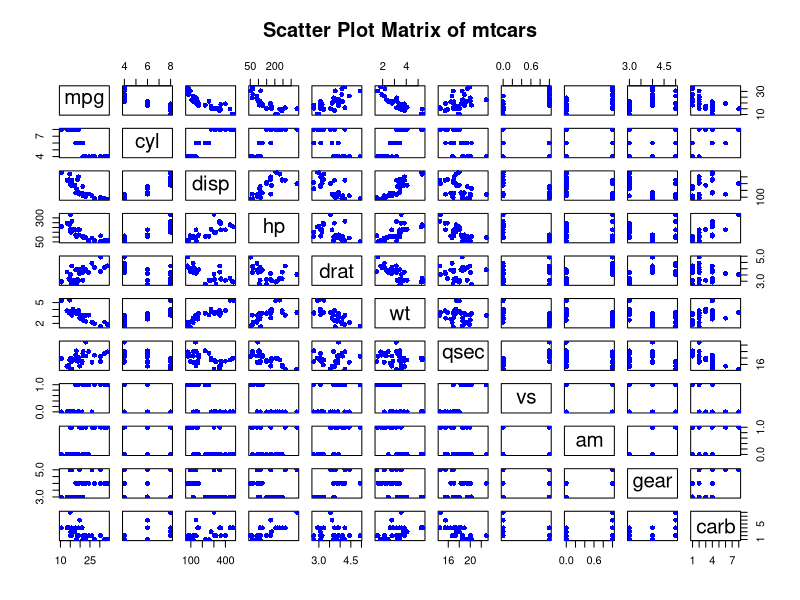
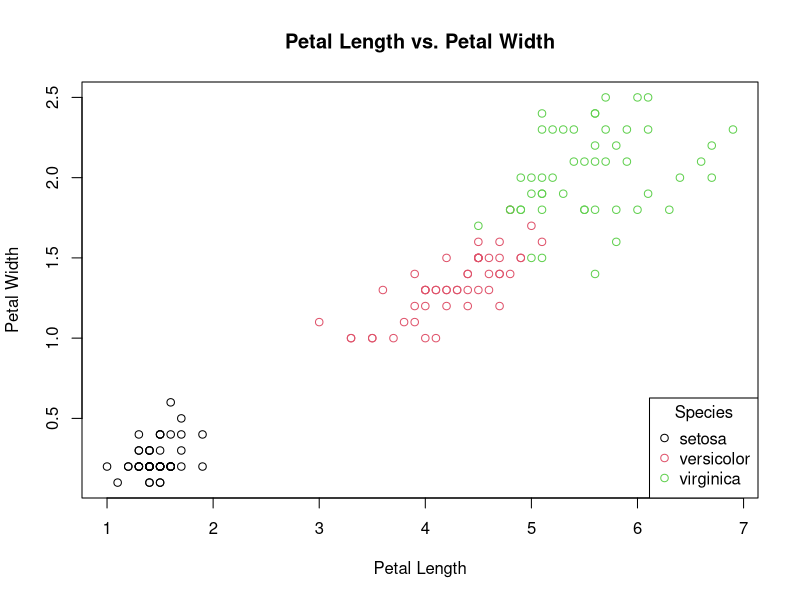
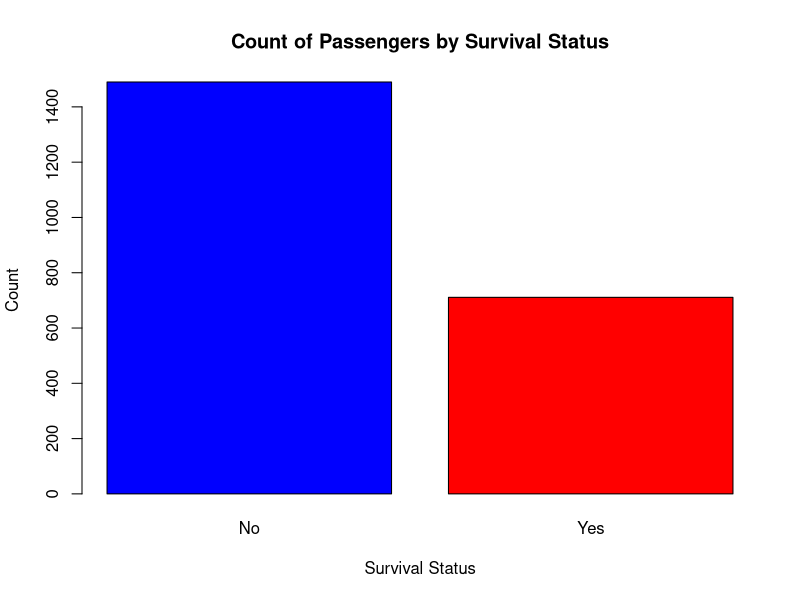
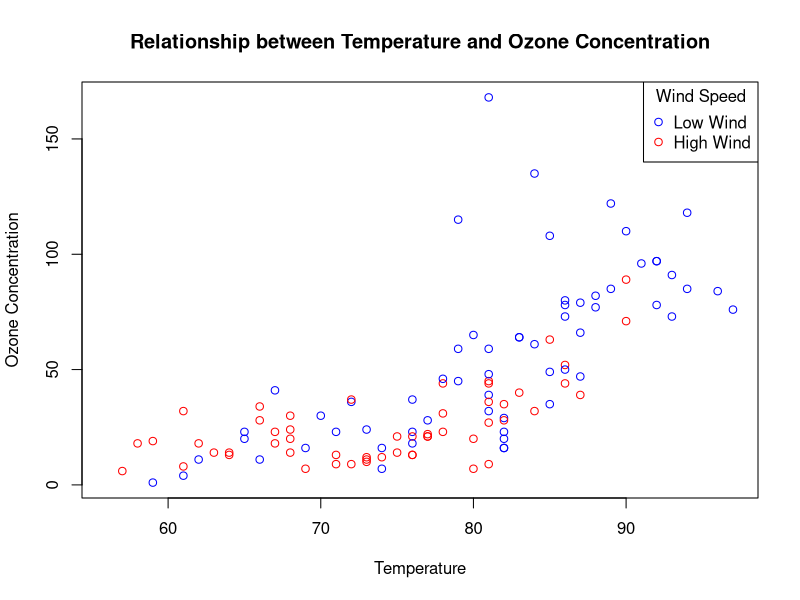
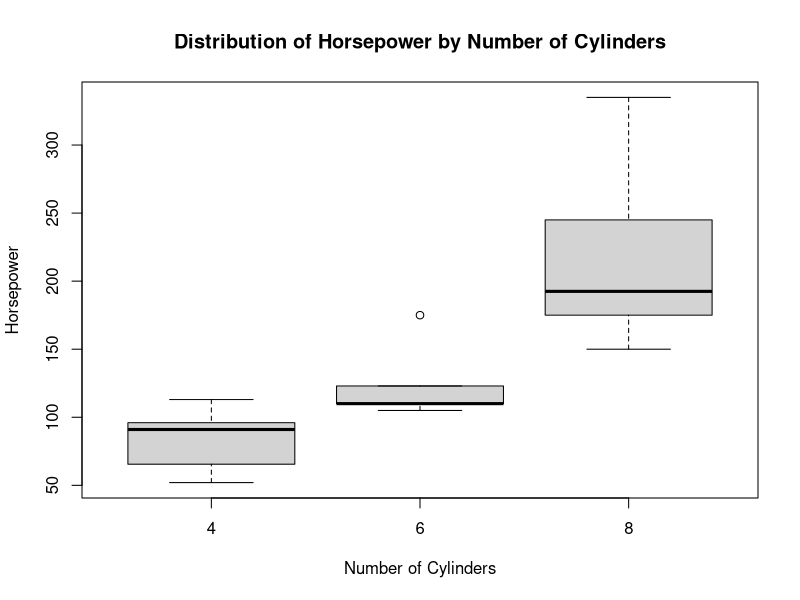

Write the R code that produced these figures, in order.
# Load required datasets
data(iris)
data(Titanic)
data(airquality)
data(mtcars)

# 36
pairs(
  mtcars,
  main = "Scatter Plot Matrix of mtcars",
  labels = colnames(mtcars),  # Label the axes with the variable names
  pch = 16,  # Point shape
  col = "blue"  # Color of the points
)
# 37
plot(iris$Petal.Length, iris$Petal.Width, col = iris$Species, 
     xlab = "Petal Length", ylab = "Petal Width", 
     main = "Petal Length vs. Petal Width")

legend("bottomright", legend = levels(iris$Species), col = 1:3, pch = 1, title = "Species")
# 38
# Load the built-in Titanic dataset
data("Titanic", package = "datasets")

# Convert the multi-dimensional table to a data frame
titanic_df <- as.data.frame(Titanic)

# Aggregate the data by survival status
survival_counts <- aggregate(Freq ~ Survived, data = titanic_df, sum)

# Create a bar plot showing the count of passengers by survival status
barplot(
  survival_counts$Freq,
  names.arg = survival_counts$Survived,
  xlab = "Survival Status",
  ylab = "Count",
  main = "Count of Passengers by Survival Status",
  col = c("blue", "red")
)

# 39
plot(airquality$Temp, airquality$Ozone, 
     col = ifelse(airquality$Wind > 10, "red", "blue"), 
     xlab = "Temperature", ylab = "Ozone Concentration", 
     main = "Relationship between Temperature and Ozone Concentration")

legend("topright", legend = c("Low Wind", "High Wind"), 
       col = c("blue", "red"), pch = 1, title = "Wind Speed")

# 40
boxplot(hp ~ cyl, data = mtcars, xlab = "Number of Cylinders", ylab = "Horsepower", main = "Distribution of Horsepower by Number of Cylinders")






